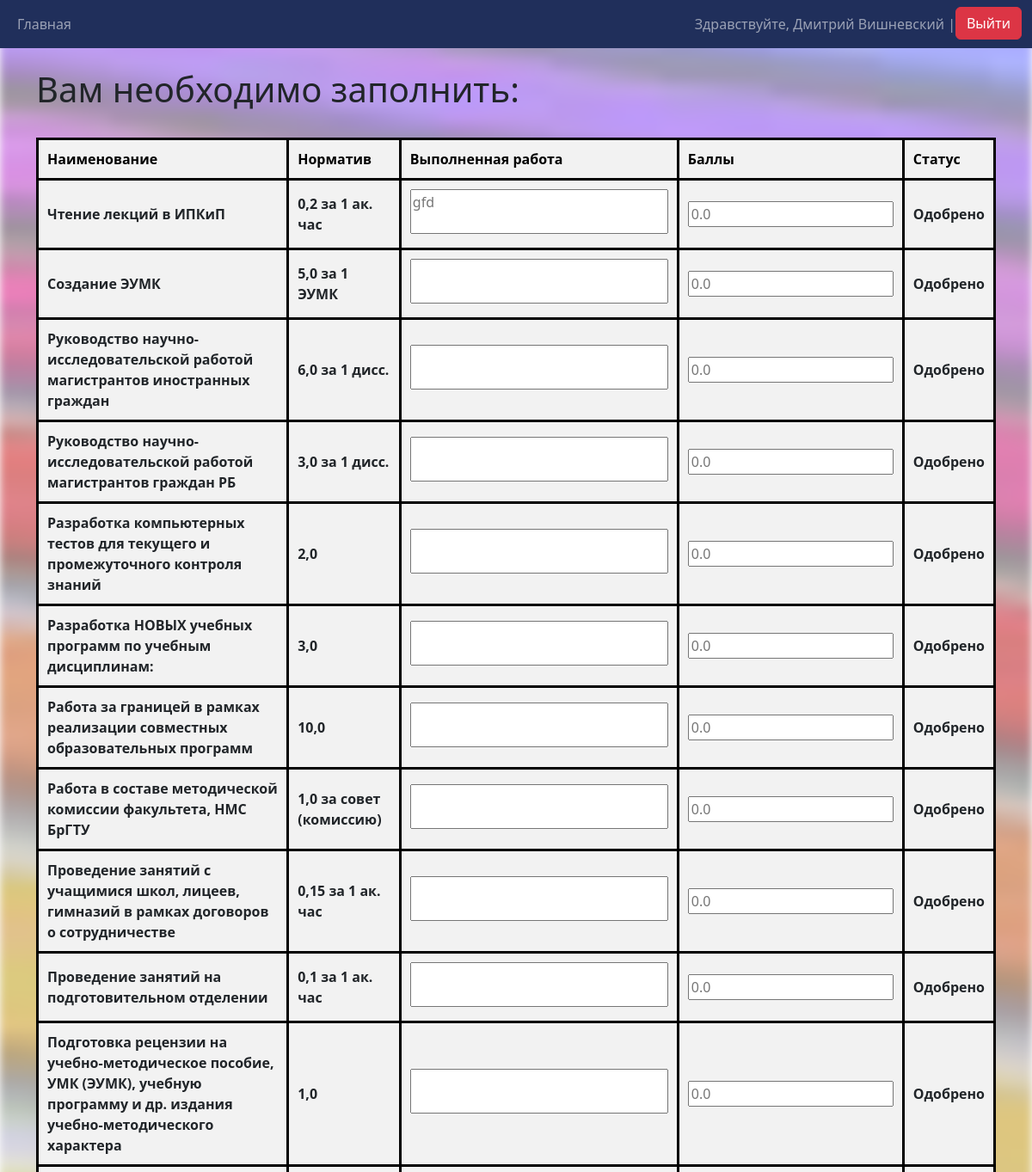
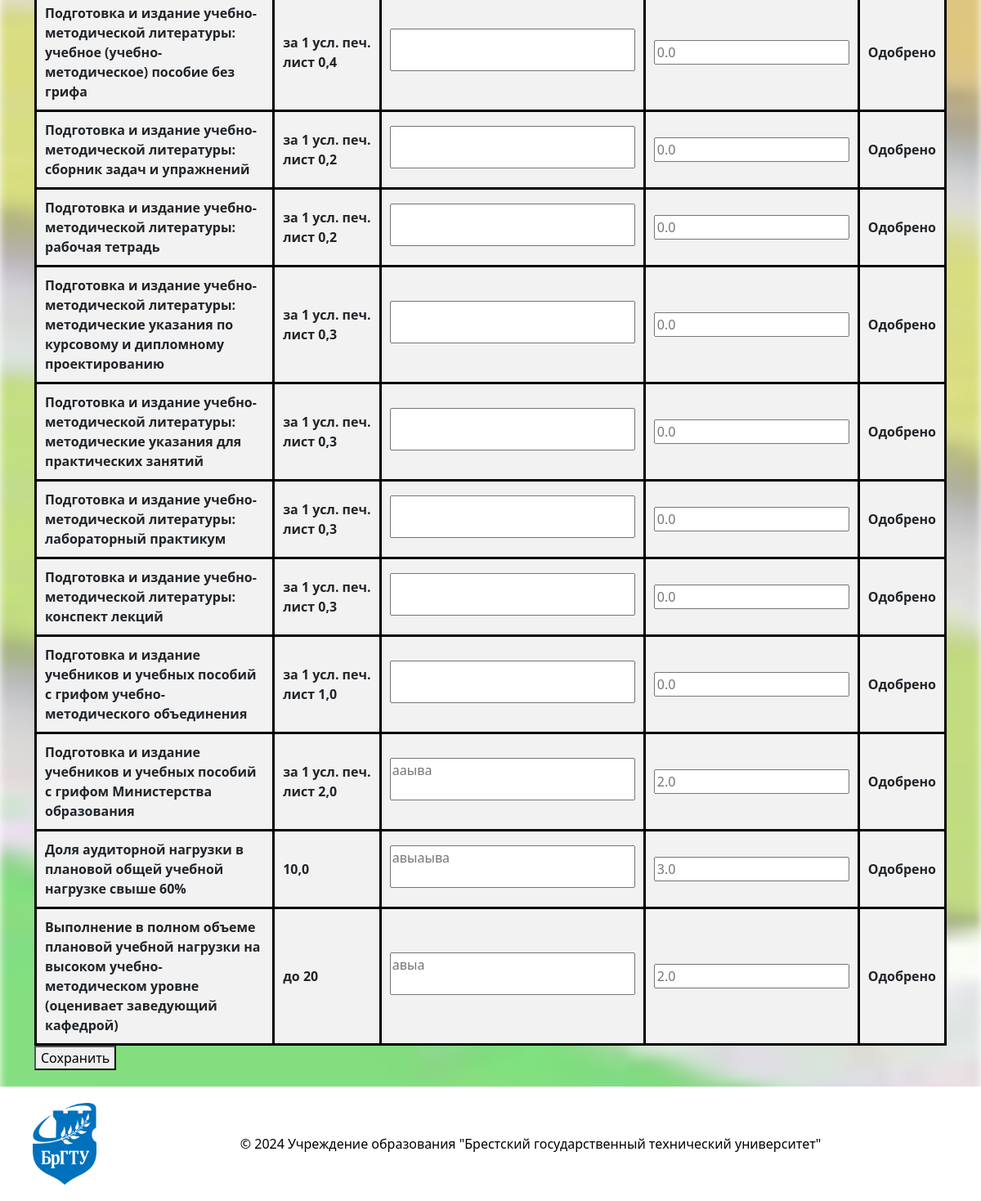
/?sort_by=name&order=desc (signed in), run on the app's committed database (2 pictures, top to bottom).
### main_app/models.py (models this page shows, shortened)
class Grading(models.Model):
    STATUS_CHOICES = [
        ('not_checked', 'Не проверено'),
        ('approved', 'Одобрено'),
        ('has_errors', 'Есть ошибки'),
    ]
    user = models.ForeignKey(Profile, verbose_name='Юзер', on_delete=models.CASCADE)
    used_standard = models.ForeignKey(Criteria, verbose_name='Наименование работ', on_delete=models.PROTECT)
    work_done = models.CharField(verbose_name='Выполненная работа', max_length=400, blank=True)
    rating = models.FloatField(verbose_name='Баллы', default=0.0)
    status = models.CharField(
        verbose_name='Статус',
        max_length=20,
        choices=STATUS_CHOICES,
        default='not_checked',
    )
    class Meta:
        constraints = [
            models.UniqueConstraint(fields=['user', 'used_standard'], name='unique_user_data')
        ]
        verbose_name = 'Выполненные работы'
        verbose_name_plural = 'Выполненные работы'

class Criteria(models.Model):
    title = models.CharField(verbose_name='Наименование работ', max_length=200, blank=False)
    standard_in_points = models.CharField(verbose_name='Норматив в баллах', max_length=30, blank=False)
    table_title = models.ForeignKey(Table, verbose_name='Таблица', on_delete=models.PROTECT, null=True, blank=True)
    class Meta:
        verbose_name = 'Работы и нормативы'
        verbose_name_plural = 'Работы и нормативы'
    def __str__(self):
        return self.title

class Profile(models.Model):
    user = models.OneToOneField(User, verbose_name='Юзер', on_delete=models.CASCADE)
    teaching_cathedras = models.ManyToManyField(Cathedras, verbose_name='Кафедры', blank=True)
    ratings = models.FloatField(verbose_name='Рейтинг', default=0.0)
    class Meta:
        verbose_name = 'Работники'
        verbose_name_plural = 'Работники'

### main_app/views.py (the view)
# urls.py: path('', views.home_page, name='home'),
def home_page(request):
    if request.user.is_authenticated:
        user_object = request.user
        sort_by = request.GET.get('sort_by', 'used_standard__title')  # 'used_standard__title' will be default sort
        order = request.GET.get('order', 'asc')
        order_stage = int(request.GET.get('order_stage', 1))
        if order_stage > 2:
            order_stage = 0
        sort_field = {
            'name': 'used_standard__title',
            'normative': 'used_standard__standard_in_points',
            'work_done': 'work_done',
            'points': 'rating',
            'responsible': 'user__user__username',
            'faculty': 'user__teaching_cathedras__owning_faculty__faculty',
            'status': 'status'
        }.get(sort_by, 'used_standard__title')  # If the field is not found, the default sorting is by job title
        if order == 'desc':
            sort_field = '-' + sort_field
        if models.Inspectors.objects.filter(user=user_object).exists():
            info = info_table.InfoTable(user_object)
            info.user_role = 'Inspector'
            info.set_controlled_faculties()
            info.find_controlled_users()
            info.sort_all_controlled_gradings(sort_field, order_stage)
        elif models.Profile.objects.filter(user=user_object).exists():
            info = info_table.InfoTable(user_object)
            info.user_role = 'Teacher'
            info.sort_all_self_gradins(sort_field, order_stage)
        else:
            info = info_table.InfoTable(user_object)
            info.user_role = 'None'
        context = {
            'info': info,
            'status_choices': models.Grading.STATUS_CHOICES,
            'current_order': 'asc' if order == 'desc' else 'desc',  # Change the order for the next click
            'current_stage': order_stage
        }
        return render(request, 'main/home.html', context)
    else:
        return redirect('login')

### main_app/info_table.py (called while the page is built)
    def sort_all_self_gradins(self,  sort_field: str, order_stage: int = 1) -> None:
        if sort_field == 'status' or sort_field == '-status':
            profile = models.Profile.objects.get(user=self.user)
            self.sorted_gradings = (
                models.Grading.objects.filter(user=profile)
                .annotate(status_order=self.set_status_order(order_stage))
                .order_by('status_order')
            )
        else:
            profile = models.Profile.objects.get(user=self.user)
            self.sorted_gradings = (models.Grading.objects.filter(user=profile).
                                                        order_by(sort_field).distinct())

### templates/main/home.html (shortened to what this page needs)
{% extends 'main/base.html' %}
{% block content %}
<div class="users_info">
    {% if info.user_role == 'Teacher' and info.sorted_gradings|length > 0 %}
    <br>
    <h1>Вам необходимо заполнить:</h1>
    <br>
    {% include 'main/output.html' %}
    {% elif info.user_role == 'Inspector' %}
    <br>
    <h1>Вам необходимо проверить:</h1>
    <br>
    {% include 'main/output.html' %}
    {% elif info.user_role == 'Teacher' and info.sorted_gradings|length == 0 %}
    <br>
    <h1>На данный момент записей для Вас нет.</h1>
    <br>
    {% else %}
    <br>
    <h1>Ошибка. У вас не настроена роль. Обратитесь к администратору.</h1>
    <br>
    {% endif %}
</div>
{% endblock %}

### templates/main/base.html (shortened to what this page needs)
<!DOCTYPE html>
<html lang="en">
<head>
    <link href="https://cdn.jsdelivr.net/npm/bootstrap@5.3.3/dist/css/bootstrap.min.css"
           rel="stylesheet"
>
    {% load crispy_forms_tags %}
</head>
<body>
    <nav class="navbar navbar-expand-lg navbar-dark">
        <div class="container-fluid">
            <div>
                <ul class="navbar-nav">
                    <li class="nav-item">
                        <a class="nav-link" href="/home">Главная</a>
                    </li>
                </ul>
            </div>
            <div>
                <ul class="navbar-nav">
                    {% if user.is_authenticated %}
                    <span class="navbar-text">Здравствуйте, {{ user.first_name }}
                        {{ user.last_name }} | </span>
                    <form action="{% url 'logout' %}" method="post">
                        <button type="submit" class="btn btn-danger">Выйти</button>
                    </form>
                    {% else %}
                    <li class="nav-item">
                        <a class="nav-link" href="/login">Войти</a>
                    </li>
                    {% endif %}
                </ul>
            </div>
        </div>
    </nav>
    <div class="container content">
        {% block content %}
        {% endblock %}
    </div>
    <footer>
        <img src="/static/img/logo_BrGTU.jpg" alt="Логотип в подвале">
        <p>© 2024 Учреждение образования "Брестский государственный технический университет"</p>
    </footer>
</body>
</html>

### templates/main/output.html (shortened to what this page needs)
{% load static %}
<link rel="stylesheet" href="{% static 'css/style.css' %}">
<form method="POST" action="{% url 'save-form' %}">
    <table border="3">
        <tr>
            <th><a href="?sort_by=name&order={{ current_order }}">Наименование</a></th>
            <th><a href="?sort_by=normative&order={{ current_order }}">Норматив</a></th>
            <th><a href="?sort_by=work_done&order={{ current_order }}">Выполненная работа</a></th>
            <th><a href="?sort_by=points&order={{ current_order }}">Баллы</a></th>
            <th><a href="?sort_by=status&order_stage={{ current_stage|add:1 }}">Статус</a></th>
        </tr>
        {% if info.user_role == 'Teacher' %}
            {% for table in info.sorted_gradings %}
            <tr>
                <th>{{ table.used_standard }}</th>
                <th>{{ table.used_standard.standard_in_points }}</th>
                <th><textarea
                        name="work_done-!SePaRaToR!-{{ table.user.user.username }}-!SePaRaToR!-{{ table.used_standard }}"
                        placeholder="{{ table.work_done }}"></textarea></th>
                <th><input type="number"
                           name="points-!SePaRaToR!-{{ table.user.user.username }}-!SePaRaToR!-{{ table.used_standard }}"
                           placeholder="{{ table.rating }}"
                           step="0.01"></th>
                <th>{{ table.get_status_display }}</th>
            </tr>
            {% endfor %}
    {% endif %}
    </table>
    <button type="submit">Сохранить</button>
</form>

### static/css/style.css (style rules this page uses)
textarea { min-height: 40px; min-width: 300px; width: 100%; resize: none; overflow: hidden; }
table { border-collapse: collapse; width: 100%; }
th, td { padding: 10px; text-align: left; border: 3px solid black; }
th { background-color: #f2f2f2; }
th a { color: black; text-decoration: none; cursor: pointer; }

### templates/main/base.html (style rules this page uses)
.navbar { background-color: #202f5b !important; }
.content { min-height: calc(100vh - 150px); padding-bottom: 20px; }
footer { width: 100%; background-color: white; color: black; padding: 20px; margin-top: auto; display: flex; justify-content: space-between; align-items: center; }
footer img { max-height: 100px; margin-left: 20px; }
footer p { text-align: center; flex-grow: 1; margin: 0; }

### data on the page
Grading: used_standard "Чтение лекций в ИПКиП", used_standard.standard_in_points "0,2 за 1 ак. час", user.user.username "gfd", rating "0.0", status "Одобрено"
Grading: used_standard "Создание ЭУМК", used_standard.standard_in_points "5,0 за 1 ЭУМК", rating "0.0", status "Одобрено"
Grading: used_standard "Руководство научно-исследовательской работой магистрантов иностранных граждан", used_standard.standard_in_points "6,0 за 1 дисс.", rating "0.0", status "Одобрено"
Grading: used_standard "Руководство научно-исследовательской работой магистрантов граждан РБ", used_standard.standard_in_points "3,0 за 1 дисс.", rating "0.0", status "Одобрено"
Grading: used_standard "Разработка компьютерных тестов для текущего и промежуточного контроля знаний", used_standard.standard_in_points "2,0", rating "0.0", status "Одобрено"
Grading: used_standard "Разработка НОВЫХ учебных программ по учебным дисциплинам:", used_standard.standard_in_points "3,0", rating "0.0", status "Одобрено"
Grading: used_standard "Работа за границей в рамках реализации совместных образовательных программ", used_standard.standard_in_points "10,0", rating "0.0", status "Одобрено"
Grading: used_standard "Работа в составе методической комиссии факультета, НМС БрГТУ", used_standard.standard_in_points "1,0 за совет (комиссию)", rating "0.0", status "Одобрено"
Grading: used_standard "Проведение занятий с учащимися школ, лицеев, гимназий в рамках договоров о сотрудничестве", used_standard.standard_in_points "0,15 за 1 ак. час", rating "0.0", status "Одобрено"
Grading: used_standard "Проведение занятий на подготовительном отделении", used_standard.standard_in_points "0,1 за 1 ак. час", rating "0.0", status "Одобрено"
Grading: used_standard "Подготовка рецензии на учебно-методическое пособие, УМК (ЭУМК), учебную программу и др. издания учебно-методического характера", used_standard.standard_in_points "1,0", rating "0.0", status "Одобрено"
Grading: used_standard "Подготовка и издание учебно-методической литературы: учебное (учебно-методическое) пособие без грифа", used_standard.standard_in_points "за 1 усл. печ. лист 0,4", rating "0.0", status "Одобрено"
Grading: used_standard "Подготовка и издание учебно-методической литературы: сборник задач и упражнений", used_standard.standard_in_points "за 1 усл. печ. лист 0,2", rating "0.0", status "Одобрено"
Grading: used_standard "Подготовка и издание учебно-методической литературы: рабочая тетрадь", used_standard.standard_in_points "за 1 усл. печ. лист 0,2", rating "0.0", status "Одобрено"
Grading: used_standard "Подготовка и издание учебно-методической литературы: методические указания по курсовому и дипломному проектированию", used_standard.standard_in_points "за 1 усл. печ. лист 0,3", rating "0.0", status "Одобрено"
Grading: used_standard "Подготовка и издание учебно-методической литературы: методические указания для практических занятий", used_standard.standard_in_points "за 1 усл. печ. лист 0,3", rating "0.0", status "Одобрено"
Grading: used_standard "Подготовка и издание учебно-методической литературы: лабораторный практикум", used_standard.standard_in_points "за 1 усл. печ. лист 0,3", rating "0.0", status "Одобрено"
Grading: used_standard "Подготовка и издание учебно-методической литературы: конспект лекций", used_standard.standard_in_points "за 1 усл. печ. лист 0,3", rating "0.0", status "Одобрено"
Grading: used_standard "Подготовка и издание учебников и учебных пособий с грифом учебно-методического объединения", used_standard.standard_in_points "за 1 усл. печ. лист 1,0", rating "0.0", status "Одобрено"
Grading: used_standard "Подготовка и издание учебников и учебных пособий с грифом Министерства образования", used_standard.standard_in_points "за 1 усл. печ. лист 2,0", user.user.username "ааыва", rating "2.0", status "Одобрено"
Grading: used_standard "Доля аудиторной нагрузки в плановой общей учебной нагрузке свыше 60%", used_standard.standard_in_points "10,0", user.user.username "авыаыва", rating "3.0", status "Одобрено"
Grading: used_standard "Выполнение в полном объеме плановой учебной нагрузки на высоком учебно-методическом уровне (оценивает заведующий кафедрой)", used_standard.standard_in_points "до 20", user.user.username "авыа", rating "2.0", status "Одобрено"

### other printed values
{{ user.first_name }} "Дмитрий"
{{ user.last_name }} "Вишневский"
